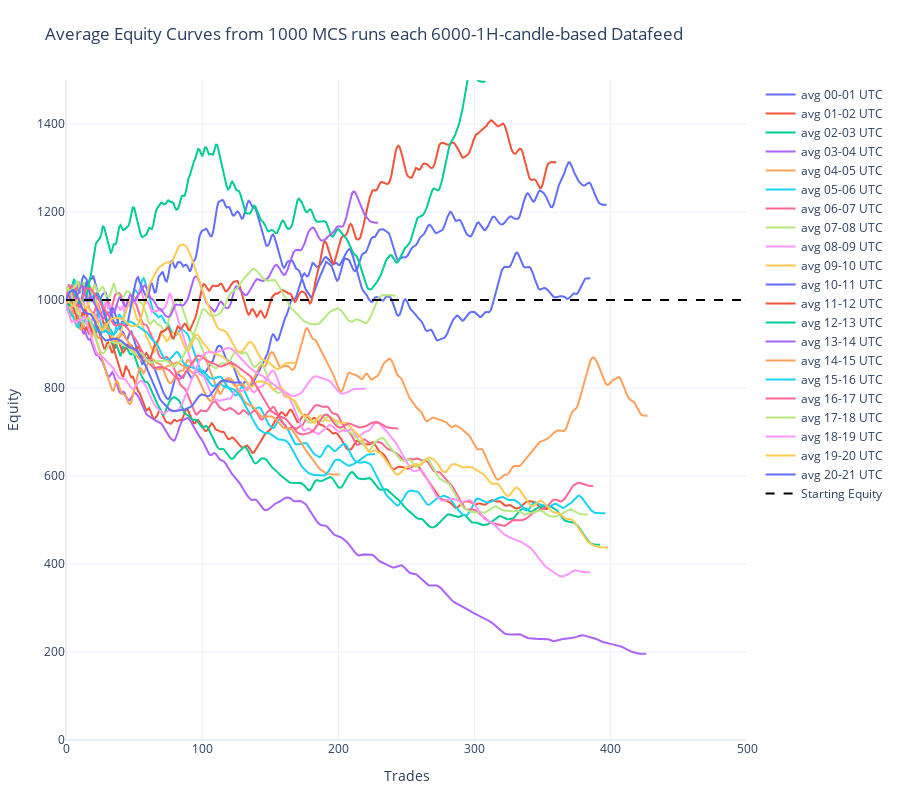

This figure's notebook cell:
### Code cell
import pandas as pd
import plotly.graph_objects as go

# ----------------------------------------
# 1. LOAD DATA
# ----------------------------------------
file_path = "1HRMRSS_MCS1000 - total.csv"
df = pd.read_csv(file_path)

# ----------------------------------------
# 2. REMOVE UNWANTED COLUMNS
# ----------------------------------------
if "Equity Start" in df.columns:
    df = df.drop(columns=["Equity Start"])
df = df.loc[:, ~df.columns.str.contains("^Unnamed")]

# ----------------------------------------
# 3. DETECT PLOT COLUMNS
# ----------------------------------------
value_columns = df.select_dtypes(include="number").columns.tolist()
if "index" in value_columns:
    value_columns.remove("index")
x_axis = df["index"] if "index" in df.columns else df.index

# ----------------------------------------
# 4. PLOTLY INTERACTIVE GRAPH
# ----------------------------------------
fig = go.Figure()

# Add equity curves
for col in value_columns:
    fig.add_trace(
        go.Scatter(
            x=x_axis,
            y=df[col],
            mode="lines",
            name=col,
            line=dict(width=2)
        )
    )

# Add starting equity line at 1000
fig.add_trace(
    go.Scatter(
        x=[x_axis.min(), min(500, x_axis.max())],  # from 0 to 500 (or max available)
        y=[1000, 1000],
        mode="lines",
        name="Starting Equity",
        line=dict(color="black", width=2, dash="dash")
    )
)

# Update layout
fig.update_layout(
    title="Average Equity Curves from 1000 MCS runs each 6000-1H-candle-based Datafeed",
    xaxis_title="Trades",
    yaxis_title="Equity",
    template="plotly_white",
    hovermode="x unified",
    height=800,
    autosize=True,
    xaxis=dict(range=[0, 500]),
    yaxis=dict(range=[0, 1500]),
    margin=dict(l=60, r=40, t=80, b=60)
)

fig.show()

### Figure 1 — Plotly figure (JSON) as saved in the notebook; plotly's stock layout.template omitted (floating-point values rounded to 4 significant figures; data arrays with more than 128 entries replaced by an {"elided": "..."} marker saying what was removed)
{"data": [{"line": {"width": 2}, "mode": "lines", "name": "avg 00-01 UTC", "type": "scatter", "x": {"elided": "500 int values"}, "y": {"elided": "500 float values"}}, {"line": {"width": 2}, "mode": "lines", "name": "avg 01-02 UTC", "type": "scatter", "x": {"elided": "500 int values"}, "y": {"elided": "500 float values"}}, {"line": {"width": 2}, "mode": "lines", "name": "avg 02-03 UTC", "type": "scatter", "x": {"elided": "500 int values"}, "y": {"elided": "500 float values"}}, {"line": {"width": 2}, "mode": "lines", "name": "avg 03-04 UTC", "type": "scatter", "x": {"elided": "500 int values"}, "y": {"elided": "500 float values"}}, {"line": {"width": 2}, "mode": "lines", "name": "avg 04-05 UTC", "type": "scatter", "x": {"elided": "500 int values"}, "y": {"elided": "500 float values"}}, {"line": {"width": 2}, "mode": "lines", "name": "avg 05-06 UTC", "type": "scatter", "x": {"elided": "500 int values"}, "y": {"elided": "500 float values"}}, {"line": {"width": 2}, "mode": "lines", "name": "avg 06-07 UTC", "type": "scatter", "x": {"elided": "500 int values"}, "y": {"elided": "500 float values"}}, {"line": {"width": 2}, "mode": "lines", "name": "avg 07-08 UTC", "type": "scatter", "x": {"elided": "500 int values"}, "y": {"elided": "500 float values"}}, {"line": {"width": 2}, "mode": "lines", "name": "avg 08-09 UTC", "type": "scatter", "x": {"elided": "500 int values"}, "y": {"elided": "500 float values"}}, {"line": {"width": 2}, "mode": "lines", "name": "avg 09-10 UTC", "type": "scatter", "x": {"elided": "500 int values"}, "y": {"elided": "500 float values"}}, {"line": {"width": 2}, "mode": "lines", "name": "avg 10-11 UTC", "type": "scatter", "x": {"elided": "500 int values"}, "y": {"elided": "500 float values"}}, {"line": {"width": 2}, "mode": "lines", "name": "avg 11-12 UTC", "type": "scatter", "x": {"elided": "500 int values"}, "y": {"elided": "500 float values"}}, {"line": {"width": 2}, "mode": "lines", "name": "avg 12-13 UTC", "type": "scatter", "x": {"elided": "500 int values"}, "y": {"elided": "500 float values"}}, {"line": {"width": 2}, "mode": "lines", "name": "avg 13-14 UTC", "type": "scatter", "x": {"elided": "500 int values"}, "y": {"elided": "500 float values"}}, {"line": {"width": 2}, "mode": "lines", "name": "avg 14-15 UTC", "type": "scatter", "x": {"elided": "500 int values"}, "y": {"elided": "500 float values"}}, {"line": {"width": 2}, "mode": "lines", "name": "avg 15-16 UTC", "type": "scatter", "x": {"elided": "500 int values"}, "y": {"elided": "500 float values"}}, {"line": {"width": 2}, "mode": "lines", "name": "avg 16-17 UTC", "type": "scatter", "x": {"elided": "500 int values"}, "y": {"elided": "500 float values"}}, {"line": {"width": 2}, "mode": "lines", "name": "avg 17-18 UTC", "type": "scatter", "x": {"elided": "500 int values"}, "y": {"elided": "500 float values"}}, {"line": {"width": 2}, "mode": "lines", "name": "avg 18-19 UTC", "type": "scatter", "x": {"elided": "500 int values"}, "y": {"elided": "500 float values"}}, {"line": {"width": 2}, "mode": "lines", "name": "avg 19-20 UTC", "type": "scatter", "x": {"elided": "500 int values"}, "y": {"elided": "500 float values"}}, {"line": {"width": 2}, "mode": "lines", "name": "avg 20-21 UTC", "type": "scatter", "x": {"elided": "500 int values"}, "y": {"elided": "500 float values"}}, {"line": {"color": "black", "dash": "dash", "width": 2}, "mode": "lines", "name": "Starting Equity", "type": "scatter", "x": [0, 499], "y": [1000, 1000]}], "layout": {"autosize": true, "height": 800, "hovermode": "x unified", "margin": {"b": 60, "l": 60, "r": 40, "t": 80}, "title": {"text": "Average Equity Curves from 1000 MCS runs each 6000-1H-candle-based Datafeed"}, "xaxis": {"range": [0, 500], "title": {"text": "Trades"}}, "yaxis": {"range": [0, 1500], "title": {"text": "Equity"}}}}
